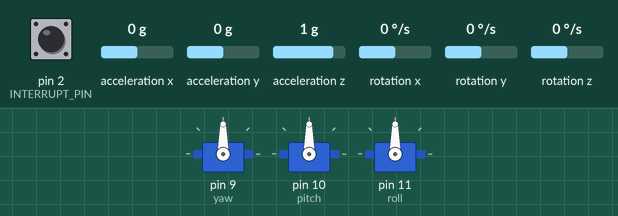
Recording of a sketch running on a simulated Arduino Uno, built with avr-gcc and run on an emulated ATmega328P. On the bench: 3 × servo. The test bench sets the inputs (shaded band); at power-on: rotation z 0 °/s, acceleration z 1 g, acceleration x 0 g, acceleration y 0 g, pin 2 (INTERRUPT_PIN) LOW, rotation x 0 °/s, rotation y 0 °/s. The sensor or clock chip raises its interrupt line as the real part does; what the sketch prints to the serial monitor is not drawn.

Above: at 1.7 s.
1.8 s: rotation z set to -192 °/s
At 2.5 s:
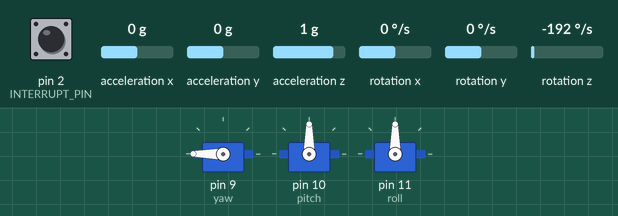
4.8 s: acceleration z set to 0.1 g
7.8 s: acceleration z set to -0.2 g
At 8.16 s:
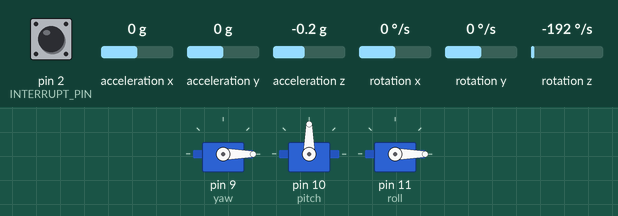
10.8 s: acceleration x set to -1.4 g
At 11.21 s:
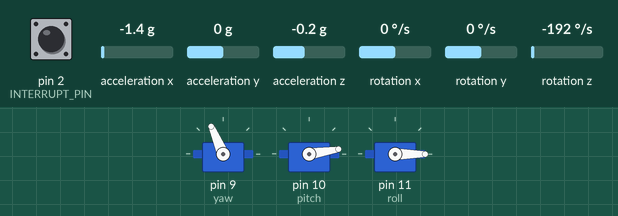
13.8 s: acceleration y set to 1.4 g
At 16.1 s:
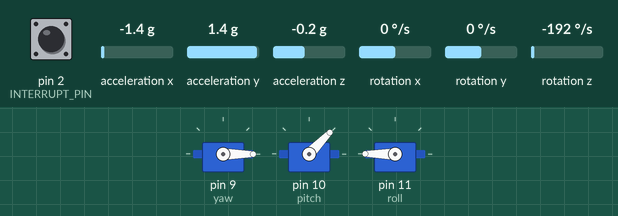
16.8 s: acceleration x set to -0.8 g
At 18.0 s:
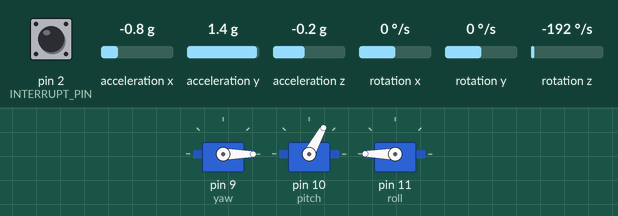
Timing chart, 0 to 30.1 s (numbered marks = the images above; inputs shaded):
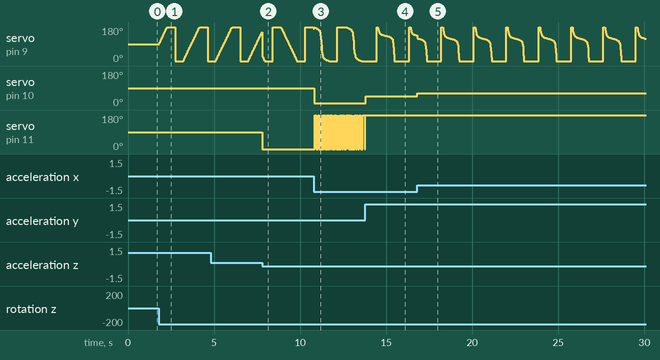

Measured:
- the behaviour switches between 0 and -0.1 g on acceleration z (found by bisection; images 1 and 2)
- after the input at 1.8 s, servo on pin 9 (yaw): ramps from 0° to 180° and jumps back, once every 1.9 s
- after the input at 7.8 s, servo on pin 11 (roll): 90° → 0° at once
- after the input at 10.8 s, servo on pin 10 (pitch): 90° → 9° at once
- after the input at 13.8 s, servo on pin 10 (pitch): 9° → 46° at once; servo on pin 11 (roll): stops changing and stays 180°
- after the input at 16.8 s, servo on pin 10 (pitch): 46° → 61° at once

The sketch:

6axisreading.ino
```cpp
#include "I2Cdev.h"
#include "MPU6050_6Axis_MotionApps20.h"
#include <Servo.h>

#if I2CDEV_IMPLEMENTATION == I2CDEV_ARDUINO_WIRE
    #include "Wire.h"
#endif

MPU6050 mpu;

#define INTERRUPT_PIN 2  // use pin 2 on Arduino Uno & most boards
#define LED_PIN 13 // (Arduino is 13, Teensy is 11, Teensy++ is 6)
bool blinkState = false;

// MPU control/status vars
bool dmpReady = false;  // set true if DMP init was successful

//--- unit8_t is a byte, effectively an unsigned integer of 8 bits --//
//--- unit16_t is 2 bytes, effectively an unsigned integer of 16 bits --//
uint8_t mpuIntStatus;   // holds actual interrupt status byte from MPU
uint8_t devStatus;      // return status after each device operation (0 = success, !0 = error)
uint16_t packetSize;    // expected DMP packet size (default is 42 bytes)
uint16_t fifoCount;     // count of all bytes currently in FIFO
uint8_t fifoBuffer[64]; // FIFO storage buffer, a queue

// orientation/motion vars
Quaternion q;           // [w, x, y, z]         quaternion container
VectorInt16 aa;         // [x, y, z]            accel sensor measurements
VectorInt16 aaReal;     // [x, y, z]            gravity-free accel sensor measurements
VectorInt16 aaWorld;    // [x, y, z]            world-frame accel sensor measurements
VectorFloat gravity;    // [x, y, z]            gravity vector
float euler[3];         // [psi, theta, phi]    Euler angle container
float ypr[3];           // [yaw, pitch, roll]   yaw/pitch/roll container and gravity vector

// servos
Servo yaw;
Servo pitch;
Servo roll;


// ================================================================
// ===               INTERRUPT DETECTION ROUTINE                ===
// ================================================================

volatile bool mpuInterrupt = false;     // indicates whether MPU interrupt pin has gone high
void dmpDataReady() {
    mpuInterrupt = true;
}


// ================================================================
// ===                          SETUP                           ===
// ================================================================

void setup() {
  // put your setup code here, to run once:

  // Servo setup
  yaw.attach(9);
  pitch.attach(10);
  roll.attach(11);

  yaw.write(90);
  pitch.write(90);
  roll.write(90);


  // join I2C bus (I2Cdev library doesn't do this automatically)
  #if I2CDEV_IMPLEMENTATION == I2CDEV_ARDUINO_WIRE
      Wire.begin();
      Wire.setClock(400000); // 400kHz I2C clock. Comment this line if having compilation difficulties
  #elif I2CDEV_IMPLEMENTATION == I2CDEV_BUILTIN_FASTWIRE
      Fastwire::setup(400, true);
  #endif

  // start the damn thing
  Serial.begin(115200);
  while (!Serial); // wait for Leonardo enumeration, others continue immediately

  // initialize device
  Serial.println(F("Initializing I2C devices..."));
  mpu.initialize();
  // INTERRUPT_PIN is the blue pin that takes data from the DMP, we're telling it that we're only taking data from it.
  pinMode(INTERRUPT_PIN, INPUT);

  // verify connection
  Serial.println(F("Testing device connections..."));
  Serial.println(mpu.testConnection() ? F("MPU6050 connection successful") : F("MPU6050 connection failed"));

  // load and configure the DMP
  Serial.println(F("Initializing DMP..."));
  devStatus = mpu.dmpInitialize();

  setOffsets();

  // make sure it worked (returns 0 if so)
  if (devStatus == 0) {
      // Calibration Time: generate offsets and calibrate our MPU6050
      mpu.CalibrateAccel(6);
      mpu.CalibrateGyro(6);
      // turn on the DMP, now that it's ready
      Serial.println(F("Enabling DMP..."));
      mpu.setDMPEnabled(true);

      // enable Arduino interrupt detection
      Serial.print(F("Enabling interrupt detection (Arduino external interrupt "));
      Serial.print(digitalPinToInterrupt(INTERRUPT_PIN));
      Serial.println(F(")..."));
      attachInterrupt(digitalPinToInterrupt(INTERRUPT_PIN), dmpDataReady, RISING);
      mpuIntStatus = mpu.getIntStatus();

      // set our DMP Ready flag so the main loop() function knows it's okay to use it
      Serial.println(F("DMP ready! Waiting for first interrupt..."));
      dmpReady = true;

      // get expected DMP packet size for later comparison
      packetSize = mpu.dmpGetFIFOPacketSize();
  } else {
      // ERROR!
      // 1 = initial memory load failed
      // 2 = DMP configuration updates failed
      // (if it's going to break, usually the code will be 1)
      Serial.print(F("DMP Initialization failed (code "));
      Serial.print(devStatus);
      Serial.println(F(")"));
  }

}


// ================================================================
// ===                   SETUP METHODS                          ===
// ================================================================


// For setup, based off the CalibrateAccel and CalibrateGyro functions from the MPU6050 library
void setOffsets(){
  mpu.setXGyroOffset(138);
  mpu.setYGyroOffset(-15);
  mpu.setZGyroOffset(14);
  mpu.setZAccelOffset(1326);
}


// ================================================================
// ===                    MAIN PROGRAM LOOP                     ===
// ================================================================

void loop() {

  mpu.dmpGetCurrentFIFOPacket(fifoBuffer);
  // Get's the data from the dmp chip
  mpu.dmpGetQuaternion(&q, fifoBuffer);
  mpu.dmpGetGravity(&gravity, &q);
  mpu.dmpGetYawPitchRoll(ypr, &q, &gravity);

  Serial.print(ypr[0] * 180/M_PI);
  Serial.print('/');
  Serial.print(ypr[1] * 180/M_PI);
  Serial.print('/');
  Serial.print(ypr[2] * 180/M_PI);
  Serial.print('\n');

  updateServo();

}

void updateServo(){
  // The values coming in from the board go from -90 to 90, we need to map them from 0 to 180 for the servos
  int yawValue = map(ypr[0]* 180/M_PI, -90, 90, 0, 180);
  int pitchValue = map(ypr[1]* 180/M_PI, -90, 90, 0, 180);
  int rollValue = map(ypr[2]* 180/M_PI, -90, 90, 0, 180);
  // write the values to the servo
  yaw.write(yawValue);
  pitch.write(pitchValue);
  roll.write(rollValue);
}
```
